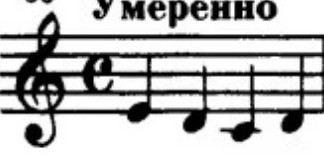
#> input picture Dataset/BarsNPZ/GroupsNPZ/Bars/100.jpg, 324 x 163 px; its folder holds only this picture in this run
$ python GroupsNPZ.py
#> lines starting #> are read from the running program, lines starting #| are printed output that depends on the picture
import os
import cv2

folder = "Bars"

X = []
y = []

for filename in os.listdir(folder):
    if filename.lower().endswith(".jpg"):
        img_path = os.path.join(folder, filename)

        base = os.path.splitext(filename)[0]
        txt_path = os.path.join(folder, f"{base}.txt")

        img = cv2.imread(img_path)
#> img is the input picture: shape (163, 324, 3); min 0, max 255, mean 186.1
        img = cv2.resize(img, (200, 60), interpolation=cv2.INTER_AREA)
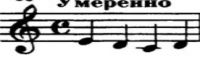
#> img: shape (60, 200, 3); min 0, max 255, mean 186.1
        img = cv2.cvtColor(img, cv2.COLOR_BGR2GRAY)
#> img: shape (60, 200)
        img = cv2.normalize(img, None, 0, 255, cv2.NORM_MINMAX)
        img = 255 - img
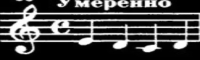
#> img: shape (60, 200); min 0, max 255, mean 68.9

        img_list = img.astype(float).tolist()
#> img_list = 60 items
        img_list = [[pixel / 255.0 for pixel in row] for row in img_list]
        X.append([img_list])

        answers = [1.0] * 200

        if os.path.exists(txt_path):
            with open(txt_path, "r", encoding="utf-8") as f:
                content = f.read().replace("\n", "").replace("\r", "")
                content = content[:-1]
                cords = [float(x.replace(",", ".")) for x in content.split(";") if x]

            for i in range(0, len(cords), 2):
                start = max(0, int(cords[i] * 200))
                end = min(200, int(cords[i + 1] * 200))
                for j in range(start, end):
                    answers[j] = 0.0

        y.append(answers)
        print(answers)

print(len(X), len(X[0]), len(X[0][0]))
#| 1 1 60

import numpy as np
np.savez("barsgroups(Inverted, 200, 60, emp).npz", images=X, answers=y)

print("Датасет сохранён как pages200(Smoll).npz")
print("Картинок:", len(X))
#| Картинок: 1

$ run again, on Dataset/BarsNPZ/GroupsNPZ/Bars/1007.jpg
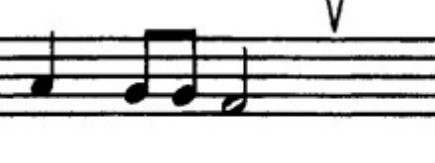
#> input picture Dataset/BarsNPZ/GroupsNPZ/Bars/1007.jpg, 435 x 163 px
#> img is the input picture: shape (163, 435, 3); min 0, max 255, mean 211.4
#> `img = cv2.resize(img, (200, 60), interpolation=cv2.INTER_AREA)`:
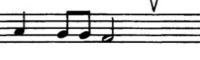
#> img: shape (60, 200, 3); min 0, max 255, mean 211.4
#> `img = 255 - img`:
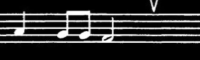
#> img: shape (60, 200); min 0, max 255, mean 43.6
#> img_list = 60 items
#| 1 1 60
#| Картинок: 1

$ run again, on Dataset/BarsNPZ/GroupsNPZ/Bars/1008.jpg
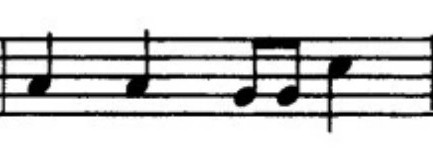
#> input picture Dataset/BarsNPZ/GroupsNPZ/Bars/1008.jpg, 433 x 163 px
#> img is the input picture: shape (163, 433, 3); min 0, max 255, mean 210.5
#> `img = cv2.resize(img, (200, 60), interpolation=cv2.INTER_AREA)`:
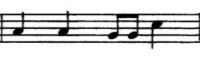
#> img: shape (60, 200, 3); min 0, max 255, mean 210.5
#> `img = 255 - img`:
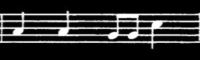
#> img: shape (60, 200); min 0, max 255, mean 44.5
#> img_list = 60 items
#| 1 1 60
#| Картинок: 1

$ run again, on Dataset/BarsNPZ/GroupsNPZ/Bars/1009.jpg
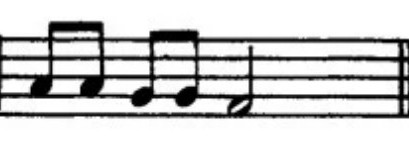
#> input picture Dataset/BarsNPZ/GroupsNPZ/Bars/1009.jpg, 409 x 163 px
#> img is the input picture: shape (163, 409, 3); min 0, max 255, mean 208.6
#> `img = cv2.resize(img, (200, 60), interpolation=cv2.INTER_AREA)`:
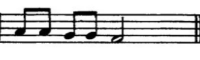
#> img: shape (60, 200, 3); min 0, max 255, mean 208.6
#> `img = 255 - img`:
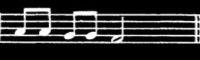
#> img: shape (60, 200); min 0, max 255, mean 46.4
#> img_list = 60 items
#| 1 1 60
#| Картинок: 1

$ run again, on Dataset/BarsNPZ/GroupsNPZ/Bars/1000.jpg
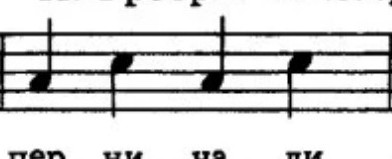
#> input picture Dataset/BarsNPZ/GroupsNPZ/Bars/1000.jpg, 392 x 159 px
#> img is the input picture: shape (159, 392, 3); min 0, max 255, mean 212.2
#> `img = cv2.resize(img, (200, 60), interpolation=cv2.INTER_AREA)`:
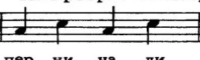
#> img: shape (60, 200, 3); min 0, max 255, mean 212.2
#> `img = 255 - img`:
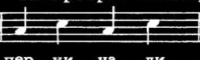
#> img: shape (60, 200); min 0, max 255, mean 42.8
#> img_list = 60 items
#| 1 1 60
#| Картинок: 1
